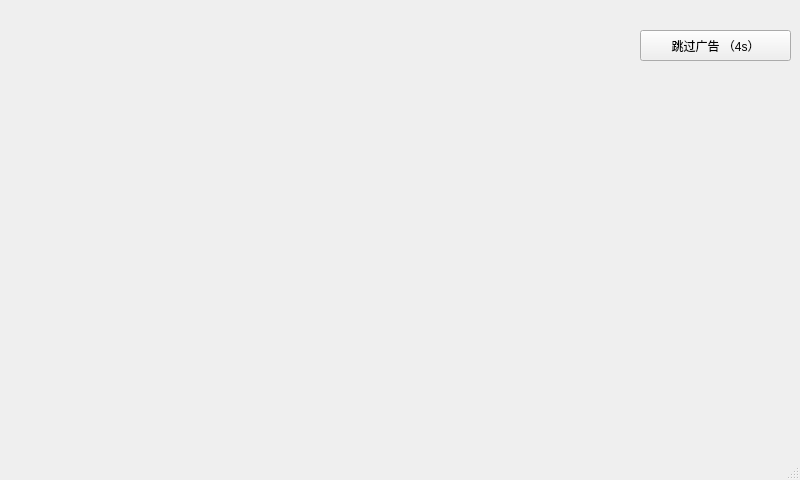
<?xml version="1.0" encoding="UTF-8"?>
<ui version="4.0">
 <class>MainWindow</class>
 <widget class="QMainWindow" name="MainWindow">
  <property name="geometry">
   <rect>
    <x>0</x>
    <y>0</y>
    <width>800</width>
    <height>480</height>
   </rect>
  </property>
  <property name="windowTitle">
   <string>MainWindow</string>
  </property>
  <property name="styleSheet">
   <string notr="true">QMainWindow{border-image: url(:/image/g0.jpg);}
</string>
  </property>
  <widget class="QWidget" name="centralWidget">
   <widget class="QPushButton" name="skip_Button">
    <property name="geometry">
     <rect>
      <x>640</x>
      <y>30</y>
      <width>151</width>
      <height>31</height>
     </rect>
    </property>
    <property name="text">
     <string>跳过广告 （4s）</string>
    </property>
   </widget>
  </widget>
  <widget class="QMenuBar" name="menuBar">
   <property name="geometry">
    <rect>
     <x>0</x>
     <y>0</y>
     <width>800</width>
     <height>26</height>
    </rect>
   </property>
  </widget>
  <widget class="QStatusBar" name="statusBar"/>
 </widget>
 <layoutdefault spacing="6" margin="11"/>
 <resources/>
 <connections/>
</ui>
